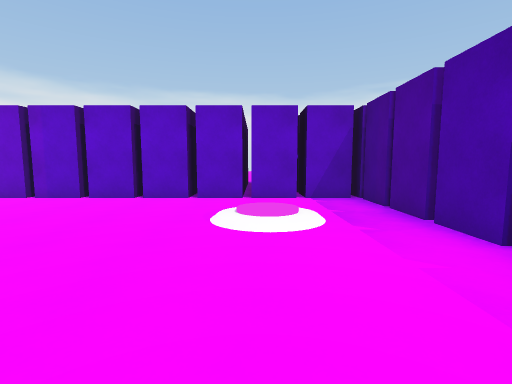
View 1 (above)

16 first-person views from a walk through a Unity game level. The camera is 1.4 m above the floor, tilts 6° down and sees 85° across. The floor is counted in squares, 1.8 m on a side. Each view is taken from the middle of a square. On the plan, view 1 faces up. The plan holds only what a view shows up to about 10 squares ahead; the rest is blank. The place goes on beyond the plan. The player character is not drawn.

View 2
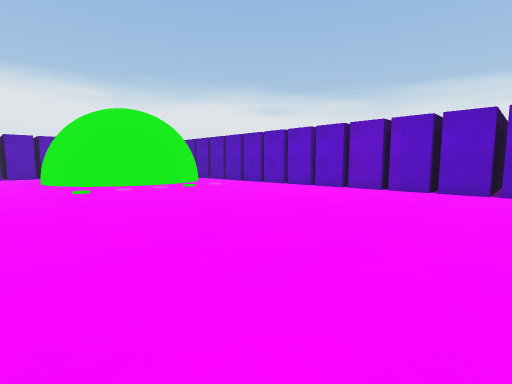

View 3
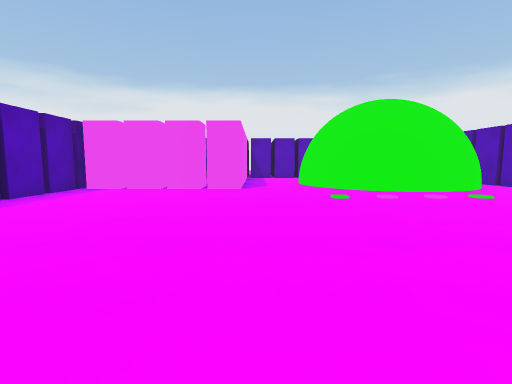

View 4
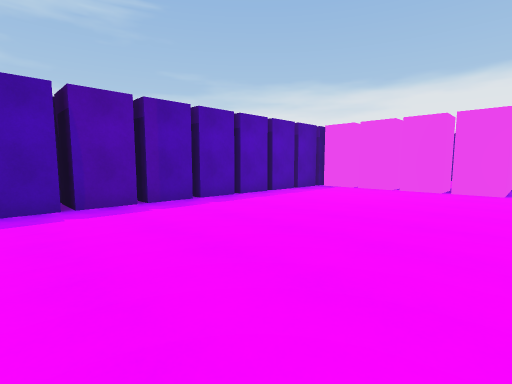

View 5
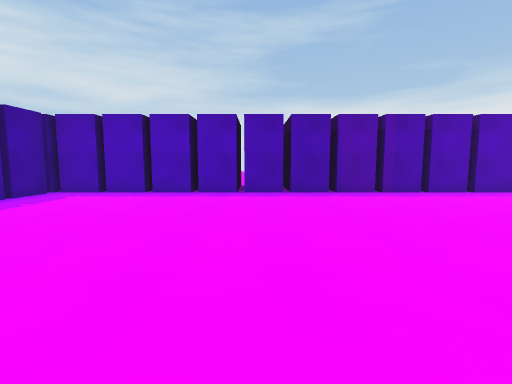

View 6
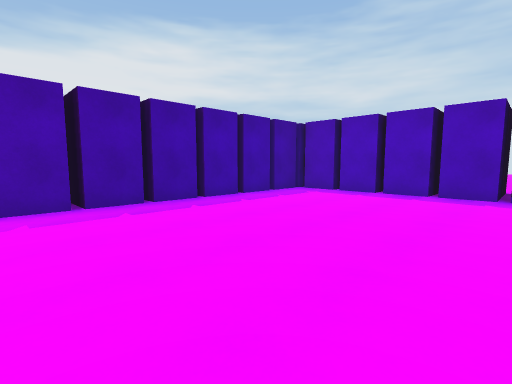

View 7
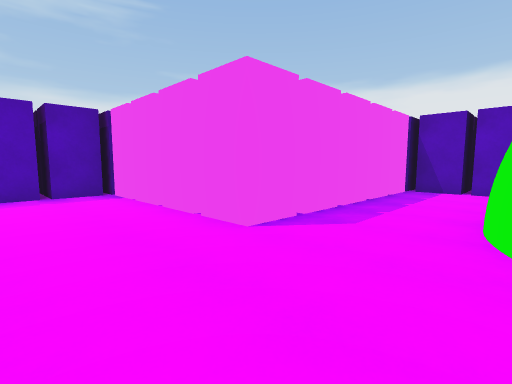

View 8
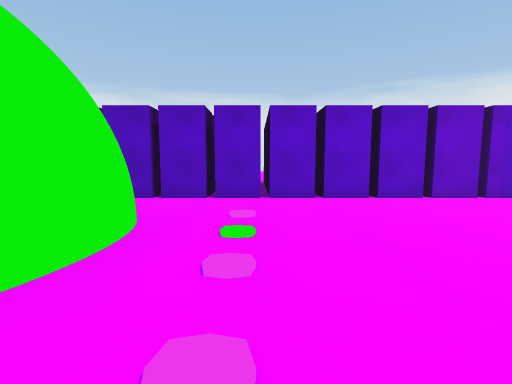

View 9
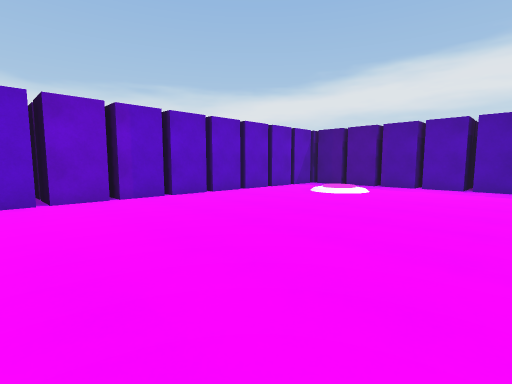

View 10
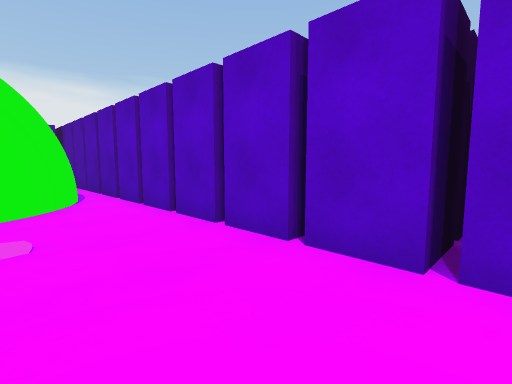

View 11
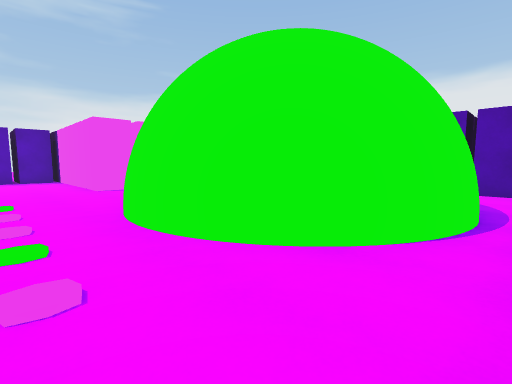

View 12
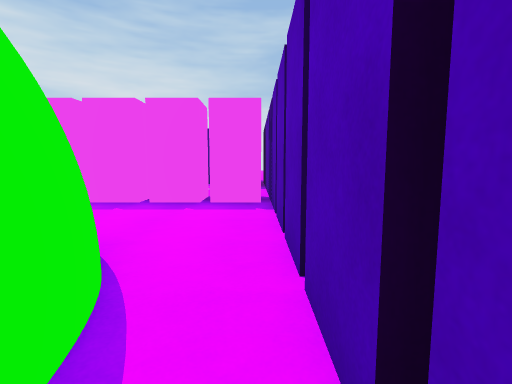

View 13
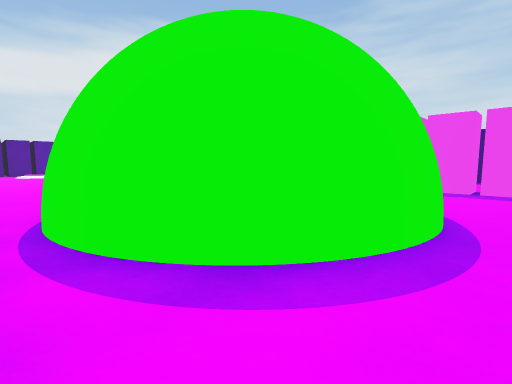

View 14
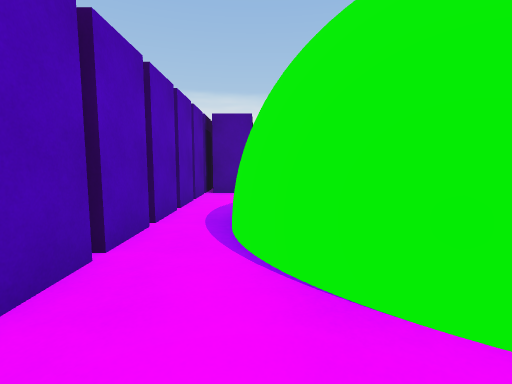

View 15
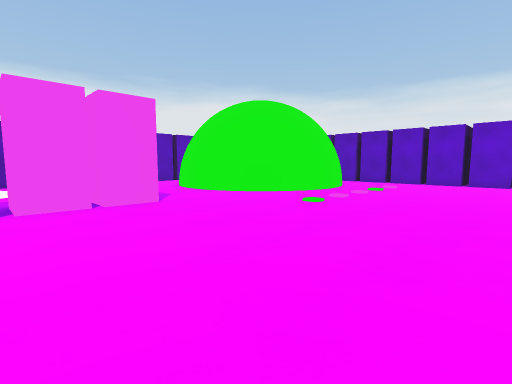

View 16
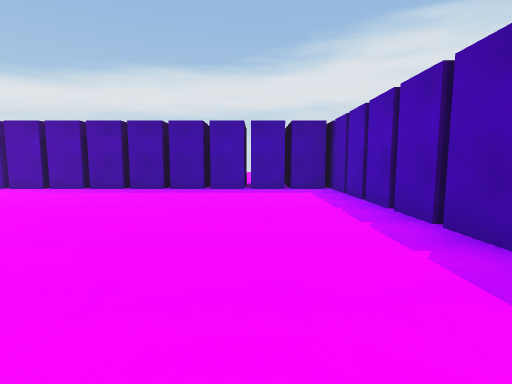

### Floor plan
Key: @ floor where view 1 was taken; # wall or solid block; x gap in a wall; . main floor; : floor 0.25 m higher than the main floor; / step, stairs or slope.
Columns run from 19 left of view 1 to 3 right of it. Each row starts with its distance up from view 1.
  7 #######################
  6 #.....................#
  5 #..####...............#
  4 #.##  ##...........:/.#
  3 #.#    #.........../..#
  2 #.##   #..............#
  1 #..#  ##..............#
  0 #..####............@..#
 -1 #.....................#
 -2 #.....................#
 -3 ###xx##...............#
 -4  #.   #...............#
 -5  #    x...............#
 -6  #    x...............#
 -7       #...............#
 -8       #################

Positions as (right, up) in squares from view 1, and headings:
1: (0, 0), facing up
2: (-2, -2), facing up-left
3: (-4, -2), facing left
4: (-4, -2), facing down-left
5: (-3, 0), facing down
6: (-3, 0), facing down-right
7: (-10, 0), facing down-left
8: (-10, 0), facing up
9: (-7, 0), facing up-right
10: (-7, 4), facing up-left
11: (-10, 6), facing down-left
12: (-18, 3), facing down
13: (-18, 6), facing down-right
14: (-17, -1), facing up
15: (-7, -5), facing up-left
16: (-6, -5), facing right
